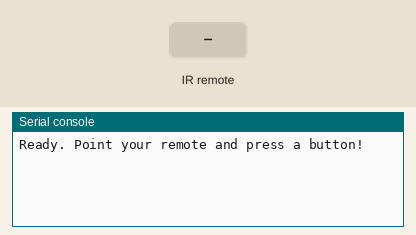
This program was run on a simulated ESP32 board running MicroPython. On the bench: the last lines printed to the serial console. Inputs (shaded band) come from the test bench.

Above: at 1.2 s.
1.3 s: infrared code 0x45 received
At 2.0 s:
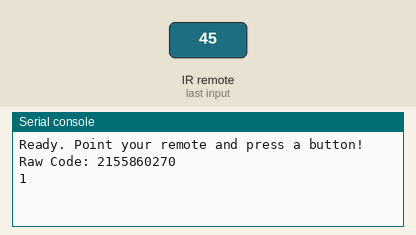
2.8 s: infrared code 0x46 received
At 3.2 s:
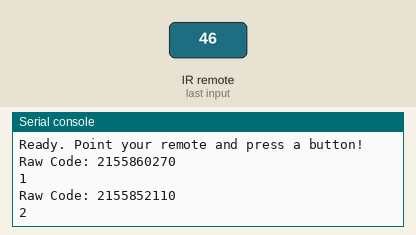

Measured:
- after the input at 1.3 s, the serial console: prints a new line after 0.07 s (image 1)
- after the input at 2.8 s, the serial console: prints a new line after 0.07 s (image 2)

The program:

ir_remote.py
```python
from machine import Pin, time_pulse_us
import time

# Configure the IR receiver pin
ir_pin = Pin(14, Pin.IN)

# Key function: reads one pulse length
def read_pulse(trigger_level):
    # Waits for the pin to be at 'trigger_level', then times how long it stays
    try:
        # timeout of 26ms is longer than the longest NEC pulse
        width = time_pulse_us(ir_pin, trigger_level, 26000)
        if width < 0:
            return None
    except Exception:
        return None
    return width

print("Ready. Point your remote and press a button!")

while True:
    # Wait for the start of a signal (a long LOW pulse)
    while ir_pin.value() == 1:
        pass
    # Measure the first START pulse (should be ~9000 us for NEC)
    start_pulse = read_pulse(0)

    if start_pulse and 8000 < start_pulse < 10000:  # Valid NEC start pulse
        data_pulses = []
        # Now read the next 32 pulses (for 32-bit NEC data)
        for _ in range(32):
            high = read_pulse(1)  # High pulse
            low = read_pulse(0)   # Low pulse
            if high is None or low is None:
                break
            # A short high+long low (total ~2250us) is a '0' bit
            # A long high+short low (total ~1125us) is a '1' bit
            if high + low > 2000:
                data_pulses.append(1)
            else:
                data_pulses.append(0)

        if len(data_pulses) == 32:
            # Convert pulse list to a number
            received_code = 0
            for pulse in data_pulses:
                received_code = (received_code << 1) | pulse

            # convert code to HEX
            #print("Raw Code:", hex(received_code))

            print("Raw Code:", received_code)

            if(received_code == 2155860270):
                print('1')
            elif(received_code == 2155852110):
                print('2')

    time.sleep(0.1)


    
```
